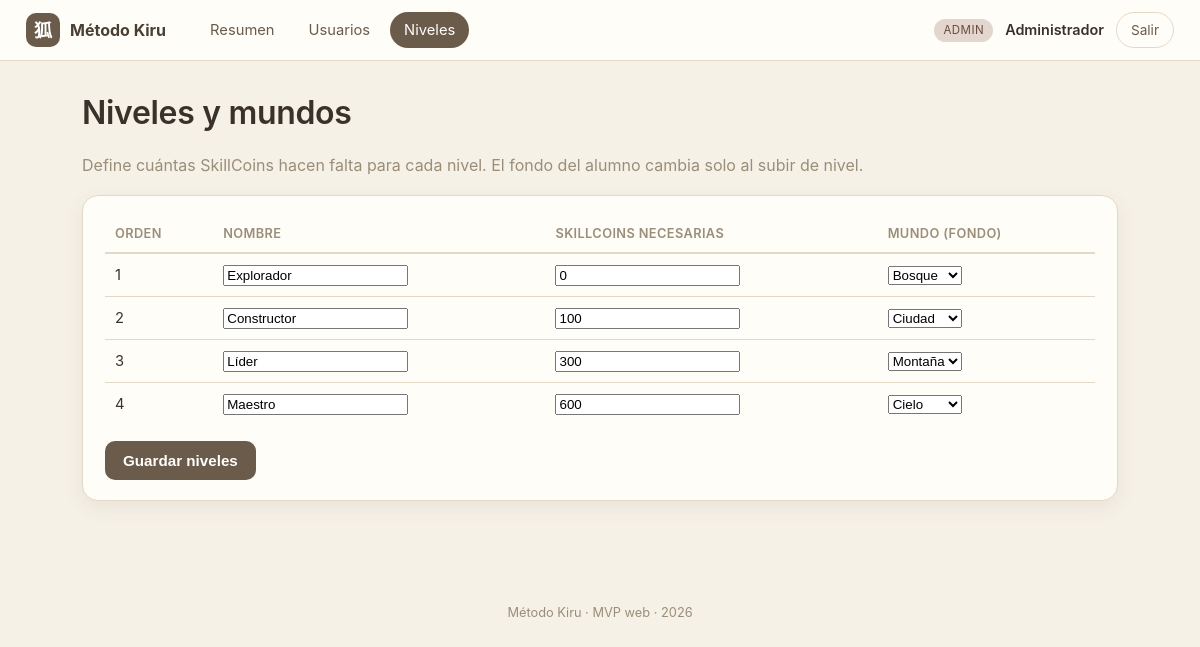
Screenshot of /admin/niveles.php (signed in) with the database file from the repository.
### tables this page shows
CREATE TABLE `usuarios` (
  `id` int(11) NOT NULL AUTO_INCREMENT,
  `username` varchar(50) NOT NULL,
  `password_hash` varchar(255) NOT NULL,
  `rol` enum('alumno','mentor','admin') NOT NULL,
  `nombre` varchar(100) NOT NULL,
  `creado_en` timestamp NOT NULL DEFAULT current_timestamp(),
  PRIMARY KEY (`id`),
  UNIQUE KEY `username` (`username`)
);

CREATE TABLE `niveles` (
  `id` int(11) NOT NULL AUTO_INCREMENT,
  `nombre` varchar(50) NOT NULL,
  `orden` int(11) NOT NULL,
  `skillcoins_necesarias` int(11) NOT NULL DEFAULT 0,
  `mundo` varchar(30) NOT NULL,
  PRIMARY KEY (`id`)
);

### includes/functions.php (called while the page is built, shortened)
<?php
require_once __DIR__ . '/../config/db.php';
function e(?string $s): string
{
    return htmlspecialchars($s ?? '', ENT_QUOTES, 'UTF-8');
}
function url(string $path = ''): string
{
    return BASE_URL . '/' . ltrim($path, '/');
}
function asset(string $path): string
{
    $full = __DIR__ . '/../' . ltrim($path, '/');
    $v = @filemtime($full) ?: 1;
    return url($path) . '?v=' . $v;
}
function current_user(): ?array
{
    $stmt = db()->prepare('SELECT * FROM usuarios WHERE id = ?');
    $stmt->execute([$_SESSION['user_id']]);
    return $stmt->fetch() ?: null;
}
function niveles_todos(): array
{
    return db()->query('SELECT * FROM niveles ORDER BY orden')->fetchAll();
}

### config/db.php (called while the page is built, shortened)
<?php
function db(): PDO
{
    static $pdo = null;
    if ($pdo === null) {
        $dsn = 'mysql:host=' . DB_HOST . ';port=' . DB_PORT . ';dbname=' . DB_NAME . ';charset=utf8mb4';
        try {
            $pdo = new PDO($dsn, DB_USER, DB_PASS, [
                PDO::ATTR_ERRMODE            => PDO::ERRMODE_EXCEPTION,
                PDO::ATTR_DEFAULT_FETCH_MODE => PDO::FETCH_ASSOC,
                PDO::ATTR_EMULATE_PREPARES   => false,
            ]);
        } catch (PDOException $e) {
            die('<h2>Error de conexión a la base de datos.</h2>'
                . '<p>¿Has ejecutado <a href="' . BASE_URL . '/install.php">install.php</a>? '
                . '¿MySQL está encendido en XAMPP?</p>'
                . '<pre>' . htmlspecialchars($e->getMessage()) . '</pre>');
        }
    }
    return $pdo;
}

### admin/niveles.php (the view, shortened to what this page needs)
<?php
$niveles = niveles_todos();
$mundos = ['bosque' => 'Bosque', 'ciudad' => 'Ciudad', 'montana' => 'Montaña', 'cielo' => 'Cielo'];
render_header('Niveles', 'panel', '', nav_admin('niveles'));
?>
<div class="page-head">
    <h1>Niveles y mundos</h1>
    <p class="muted">Define cuántas SkillCoins hacen falta para cada nivel. El fondo del alumno cambia solo al subir de nivel.</p>
</div>
<div class="card">
    <form method="post">
        <table class="tabla">
            <thead><tr><th>Orden</th><th>Nombre</th><th>SkillCoins necesarias</th><th>Mundo (fondo)</th></tr></thead>
            <tbody>
            <?php foreach ($niveles as $n): ?>
                <tr>
                    <td><?= (int)$n['orden'] ?></td>
                    <td><input type="text" name="nivel[<?= (int)$n['id'] ?>][nombre]" value="<?= e($n['nombre']) ?>"></td>
                    <td><input type="number" name="nivel[<?= (int)$n['id'] ?>][skillcoins_necesarias]" value="<?= (int)$n['skillcoins_necesarias'] ?>" min="0"></td>
                    <td>
                        <select name="nivel[<?= (int)$n['id'] ?>][mundo]">
                            <?php foreach ($mundos as $k => $v): ?>
                                <option value="<?= $k ?>" <?= $n['mundo'] === $k ? 'selected' : '' ?>><?= $v ?></option>
                            <?php endforeach; ?>
                        </select>
                    </td>
                </tr>
            <?php endforeach; ?>
            </tbody>
        </table>
        <button class="btn" style="margin-top:16px">Guardar niveles</button>
    </form>
</div>
<?php render_footer(); ?>

### includes/layout.php (shortened to what this page needs)
<?php
require_once __DIR__ . '/functions.php';
function render_header(string $titulo, string $tema = 'panel', string $mundo = '', ?array $nav = null): void
{
    $user = current_user();
    $bodyClass = $tema === 'alumno' ? 'tema-alumno mundo-' . $mundo : 'tema-panel';
    ?>
<!DOCTYPE html>
<html lang="es">
<head>
    <link rel="stylesheet" href="<?= asset('assets/css/style.css') ?>">
</head>
<body class="<?= e($bodyClass) ?>">
<header class="topbar">
    <a class="brand" href="<?= url('index.php') ?>" title="Ir a la página principal">
        <span class="brand-mark">狐</span>
        <span class="brand-name"><?= e(APP_NAME) ?></span>
    </a>
    <?php if ($nav): ?>
    <nav class="mainnav">
        <?php foreach ($nav as $item): ?>
            <a href="<?= url($item[1]) ?>" class="<?= !empty($item[2]) ? 'active' : '' ?>"><?= e($item[0]) ?></a>
        <?php endforeach; ?>
    </nav>
    <?php endif; ?>
    <?php if ($user): ?>
    <div class="topbar-user">
        <span class="rolechip rol-<?= e($user['rol']) ?>"><?= e(ucfirst($user['rol'])) ?></span>
        <span class="uname"><?= e($user['nombre']) ?></span>
        <a class="btn-logout" href="<?= url('logout.php') ?>">Salir</a>
    </div>
    <?php endif; ?>
</header>
<main class="wrap">
<?php
}
function render_footer(): void
{
    ?>
</main>
<footer class="foot">Método Kiru · MVP web · <?= date('Y') ?></footer>
</body>
</html>
<?php
}

### assets/css/style.css (style rules this page uses)
:root { --arena: #e9e0cf; --crema: #f6f1e7; --crema2: #fffdf8; --marron: #6b5b4a; --marron-osc: #4a3f33; --oliva: #7c8a5a; --dorado: #c9a227; --texto: #3a322a; --muted: #9a8d79; --linea: #e4d9c7; --sombra: 0 6px 20px rgba(74, 63, 51, .08); --radio: 16px; }
* { box-sizing: border-box; }
body { margin: 0; font-family: -apple-system, "Segoe UI", system-ui, sans-serif; color: var(--texto); background: var(--crema); line-height: 1.5; }
a { color: var(--marron); }
h1, h2, h3, h4 { margin: 0 0 .4em; font-weight: 600; letter-spacing: -.01em; }
.muted { color: var(--muted); }
.topbar { display: flex; align-items: center; gap: 22px; padding: 12px 26px; background: var(--crema2); border-bottom: 1px solid var(--linea); position: sticky; top: 0; z-index: 20; }
.brand { display: flex; align-items: center; gap: 10px; font-weight: 700; text-decoration: none; }
.brand-mark { width: 34px; height: 34px; display: grid; place-items: center; border-radius: 10px; background: var(--marron); color: #fff; font-size: 18px; }
.brand-name { color: var(--marron-osc); }
.mainnav { display: flex; gap: 6px; margin-left: 8px; flex-wrap: wrap; }
.mainnav a { text-decoration: none; color: var(--marron); padding: 7px 14px; border-radius: 999px; font-size: .92rem; }
.mainnav a.active { background: var(--marron); color: #fff; }
.topbar-user { margin-left: auto; display: flex; align-items: center; gap: 12px; }
.uname { font-weight: 600; font-size: .9rem; }
.rolechip { font-size: .72rem; padding: 3px 9px; border-radius: 999px; background: var(--arena); color: var(--marron-osc); text-transform: uppercase; letter-spacing: .04em; }
.rol-admin { background: #e2d6cf; color: #6b4a3f; }
.btn-logout { text-decoration: none; font-size: .85rem; padding: 7px 14px; border-radius: 999px; border: 1px solid var(--linea); color: var(--marron); }
.wrap { max-width: 1080px; margin: 0 auto; padding: 28px 22px 60px; }
.page-head { margin-bottom: 18px; }
.foot { text-align: center; color: var(--muted); font-size: .8rem; padding: 24px; }
.card { background: var(--crema2); border: 1px solid var(--linea); border-radius: var(--radio); padding: 20px 22px; box-shadow: var(--sombra); margin-bottom: 18px; }
.btn, .btn-sm, button.btn, button.btn-sm { background: var(--marron); color: #fff; border: none; border-radius: 10px; padding: 11px 18px; font-size: .95rem; cursor: pointer; font-weight: 600; }
.tabla { width: 100%; border-collapse: collapse; font-size: .92rem; }
.tabla th { text-align: left; color: var(--muted); font-weight: 600; padding: 8px 10px; border-bottom: 2px solid var(--linea); font-size: .8rem; text-transform: uppercase; letter-spacing: .03em; }
.tabla td { padding: 10px; border-bottom: 1px solid var(--linea); }
.tabla tr:last-child td { border-bottom: none; }
body { overflow-x: clip; }
.card:has(.tabla) { overflow-x: auto; -webkit-overflow-scrolling: touch; }

### rows the page displays
usuarios: rol "ADMIN", nombre "Administrador"
niveles: orden "1", nombre "Explorador", skillcoins_necesarias "0", mundo+id "Bosque"
niveles: orden "2", nombre "Constructor", skillcoins_necesarias "100", mundo+id "Ciudad"
niveles: orden "3", nombre "Líder", skillcoins_necesarias "300", mundo+id "Montaña"
niveles: orden "4", nombre "Maestro", skillcoins_necesarias "600", mundo+id "Cielo"

### other values shown
APP_NAME "Método Kiru"
$item[0] "Resumen"
$item[0] "Usuarios"
$item[0] "Niveles"
